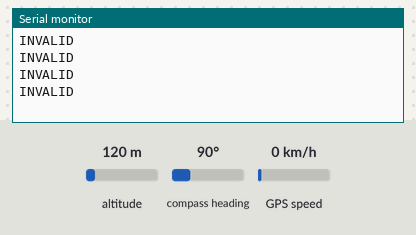
This sketch was run on a simulated Arduino Uno, built with avr-gcc and run on an emulated ATmega328P. Parts: the last lines printed to the serial monitor. The inputs (shaded band) are chosen by the test bench; at power-on: GPS speed 0 km/h, altitude 120 m, compass heading 90°. The GPS gets a fix after 3 s at 37.7749, -122.4194 with 8 satellites.

Above: at 1.2 s.
1.3 s: GPS speed set to 2 km/h
At 3.8 s:
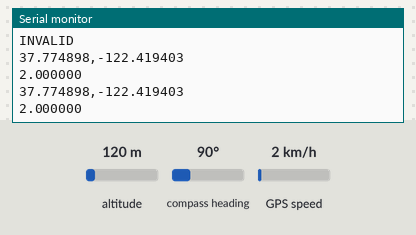
4.5 s: GPS speed set to 30 km/h
At 5.8 s:
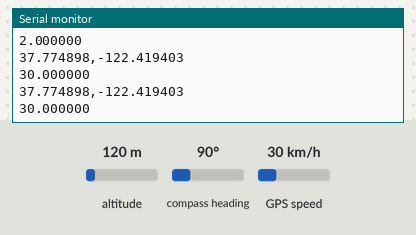

Measured:
- after the input at 1.3 s, the serial monitor: prints a new line after 1.7 s (image 1)
- after the input at 4.5 s, the serial monitor: prints a new line after 0.55 s (image 2)

The sketch:

gps_using_gpsmodule.ino
```cpp
#include <TinyGPS++.h>
#include <SoftwareSerial.h>
int RXPin = 2;
int TXPin = 3;
float a;
int GPSBaud = 9600;
TinyGPSPlus gps;
SoftwareSerial gpsSerial(RXPin, TXPin);
int x=A0;
int y=A1;
int z=A2;
int xdata,ydata,zdata;
void setup() {
  Serial.begin(9600);
   gpsSerial.begin(GPSBaud);
}

void loop() {
  while (gpsSerial.available() > 0)
    if (gps.encode(gpsSerial.read()))
      displayInfo();
  if (millis() > 5000 && gps.charsProcessed() < 10)
  {
    Serial.println("No GPS detected");

  }
}
void displayInfo()
{
  Serial.print("");
  if (gps.location.isValid())
  {
   // Serial.print("Lattitude: ");
    Serial.print(gps.location.lat(), 6);
    Serial.print(",");
    Serial.println(gps.location.lng(), 6);
    Serial.println(gps.speed.kmph(),6);
    Serial.println("");
    a= gps.speed.kmph();
  }
  else
  {
    Serial.println("INVALID");

  }
}
```
